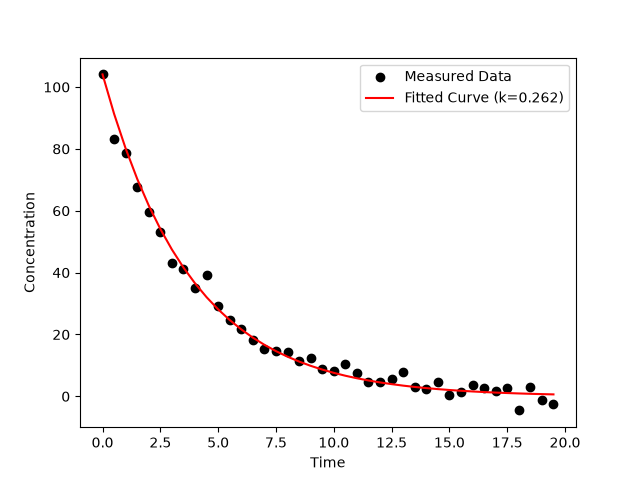

Recreate this plot in Python.
import numpy as np
import matplotlib.pyplot as plt
from scipy.optimize import minimize

# TODO 1: Read kinetics.csv
data = np.loadtxt('kinetics.csv', delimiter=',', skiprows=1)
t, C = data[:, 0], data[:, 1]
C0 = C[0]

# TODO 2: Total error function
def total_error(k):
    k_val = k[0] if isinstance(k, (list, np.ndarray)) else k
    return np.sum((C - C0 * np.exp(-k_val * t))**2)

# TODO 3: Minimise total error
res = minimize(total_error, x0=[0.5], bounds=[(0, 5)], method="SLSQP")
fitted_k = res.x[0]
print("Fitted k:", fitted_k)

# TODO 4: Plot
plt.scatter(t, C, color='black', label="Measured Data")
plt.plot(t, C0 * np.exp(-fitted_k * t), color='red', label=f"Fitted Curve (k={fitted_k:.3f})")
plt.xlabel("Time")
plt.ylabel("Concentration")
plt.legend()
plt.savefig('kinetics.png')
print("kinetics.png saved successfully!")
